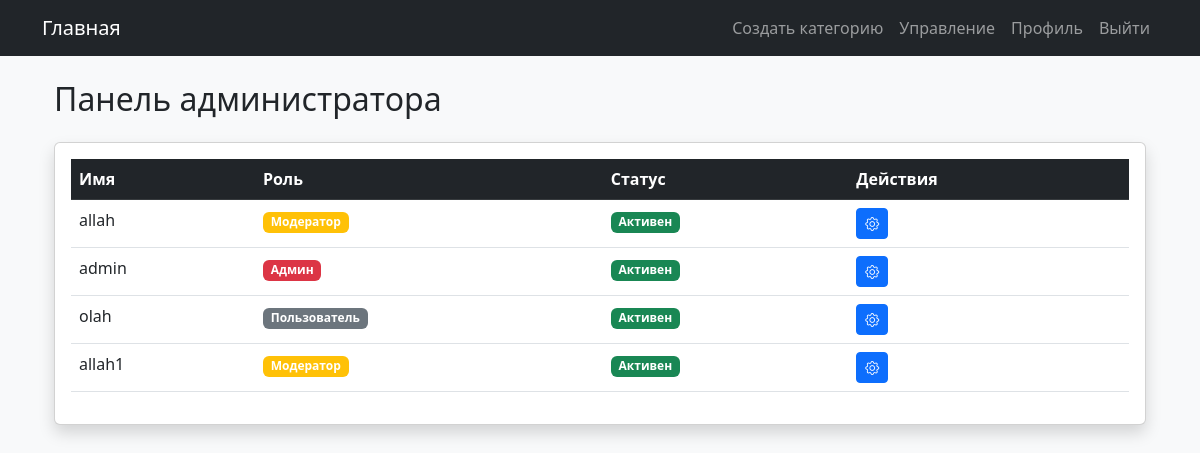
The app's page /admin/users (signed in), older data.
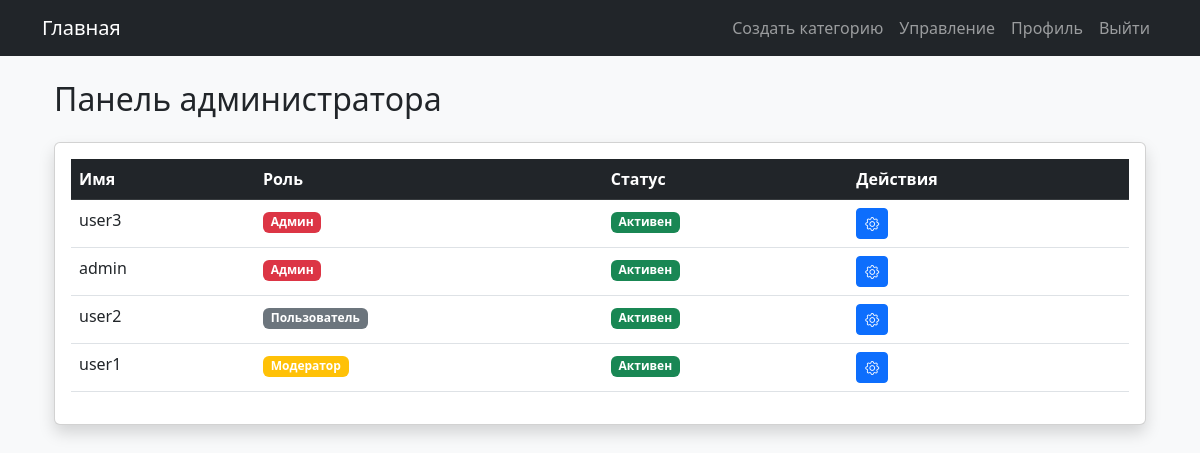
The same page, newer data.
### app.py (models this page shows, shortened)
class User(UserMixin, db.Model):
    id = db.Column(db.Integer, primary_key=True)
    username = db.Column(db.String(64), index=True, unique=True)
    password_hash = db.Column(db.String(128))
    role = db.Column(db.String(32), default='user')
    avatar = db.Column(db.String(128))
    banned = db.Column(db.Boolean, default=False)
    muted = db.Column(db.Boolean, default=False)
    topics = db.relationship('Topic', backref='author', lazy='dynamic')
    comments = db.relationship('Comment', backref='author', lazy='dynamic')

### app.py (the view)
@app.route('/admin/users')
@login_required
def admin_users():
    if current_user.role not in ['admin', 'moderator']:
        return redirect(url_for('index'))
    users = User.query.all()
    return render_template('admin_users.html', users=users)

### app.py (called while the page is built)
@login_manager.user_loader
def load_user(id):
    return User.query.get(int(id))

### templates/admin_users.html
{% extends "base.html" %}
{% block content %}
<div class="container mt-4">
    <h2 class="mb-4">
        {% if current_user.role == 'moderator' %}
        Управление пользователями
        {% else %}
        Панель администратора
        {% endif %}
    </h2>
    <div class="card shadow">
        <div class="card-body">
            <div class="table-responsive">
                <table class="table table-hover">
                    <thead class="table-dark">
                        <tr>
                            <th>Имя</th>
                            <th>Роль</th>
                            <th>Статус</th>
                            <th>Действия</th>
                        </tr>
                    </thead>
                    <tbody>
                        {% for user in users %}
                            {% if current_user.role == 'admin' or user.role == 'user' %}
                            <tr>
                                <td>{{ user.username }}</td>
                                <td>
                                    {% if user.role == 'admin' %}
                                    <span class="badge bg-danger">Админ</span>
                                    {% elif user.role == 'moderator' %}
                                    <span class="badge bg-warning">Модератор</span>
                                    {% else %}
                                    <span class="badge bg-secondary">Пользователь</span>
                                    {% endif %}
                                </td>
                                <td>
                                    {% if user.banned %}
                                    <span class="badge bg-danger">Забанен</span>
                                    {% elif user.muted %}
                                    <span class="badge bg-warning">Мьют</span>
                                    {% else %}
                                    <span class="badge bg-success">Активен</span>
                                    {% endif %}
                                </td>
                                <td>
                                    <a href="{{ url_for('edit_user', user_id=user.id) }}"
                                       class="btn btn-sm btn-primary">
                                       <i class="bi bi-gear"></i>
                                    </a>
                                </td>
                            </tr>
                            {% endif %}
                        {% endfor %}
                    </tbody>
                </table>
            </div>
        </div>
    </div>
</div>
{% endblock %}

Row changes from the older to the newer data that the page shows:
changed User: username "allah" → "user3"; role "Модератор" → "Админ"
changed User: username "olah" → "user2"
changed User: username "allah1" → "user1"
